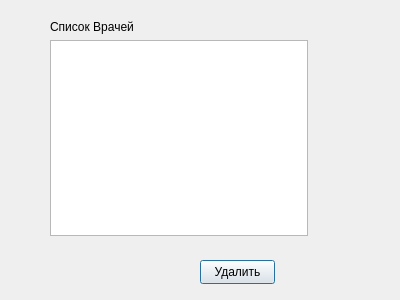
<?xml version="1.0" encoding="UTF-8"?>
<ui version="4.0">
 <class>DeleteWindow</class>
 <widget class="QDialog" name="DeleteWindow">
  <property name="geometry">
   <rect>
    <x>0</x>
    <y>0</y>
    <width>400</width>
    <height>300</height>
   </rect>
  </property>
  <property name="windowTitle">
   <string>Удаление врача</string>
  </property>
  <widget class="QPushButton" name="pushButton">
   <property name="geometry">
    <rect>
     <x>200</x>
     <y>260</y>
     <width>75</width>
     <height>24</height>
    </rect>
   </property>
   <property name="text">
    <string>Удалить</string>
   </property>
  </widget>
  <widget class="QWidget" name="layoutWidget">
   <property name="geometry">
    <rect>
     <x>50</x>
     <y>20</y>
     <width>258</width>
     <height>216</height>
    </rect>
   </property>
   <layout class="QVBoxLayout" name="verticalLayout">
    <item>
     <widget class="QLabel" name="label">
      <property name="text">
       <string>Список Врачей</string>
      </property>
     </widget>
    </item>
    <item>
     <widget class="QListView" name="doctors_list"/>
    </item>
   </layout>
  </widget>
 </widget>
 <resources/>
 <connections/>
</ui>
